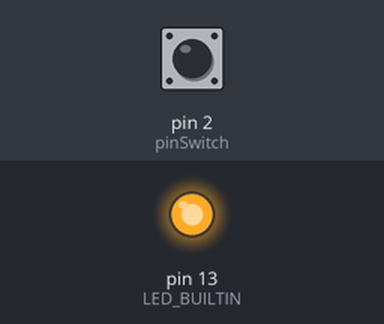
Bench run of a sketch on a simulated Arduino Uno, built with avr-gcc and run on an emulated ATmega328P. Shown: output pins drawn as LEDs (lit = HIGH). The test bench sets the inputs (shaded band); at power-on: pin 2 (pinSwitch) HIGH. No radio packets arrive unless stated.

Above: at 1.2 s.
1.3 s: pin 2 (pinSwitch) pulled LOW for 0.15 s
At 1.37 s:
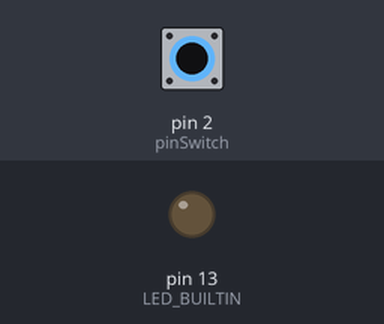
2.9 s: pin 2 (pinSwitch) pulled LOW for 3.2 s
At 7.4 s:
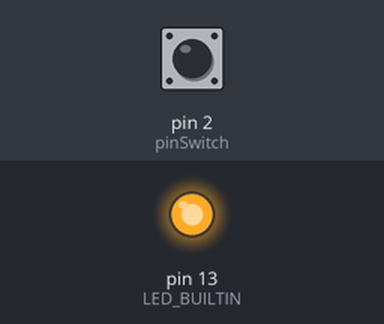
Timing chart, 0 to 8.9 s (numbered marks = the images above; inputs shaded):
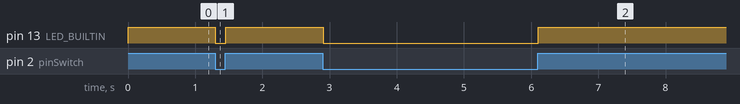

Measured:
- after the input at 1.3 s, pin 13 (LED_BUILTIN): HIGH → LOW at once, → HIGH 0.15 s later
- after the input at 2.9 s, pin 13 (LED_BUILTIN): HIGH → LOW at once, → HIGH 3.2 s later

The sketch:

Switch_nRF24.ino
```cpp
#include <SPI.h>
#include "RF24.h"

// 핀 선언
const int pinSwitch = 2;

int ignition = 1;

int msg = 0;
const byte address[6] = "Fire";

RF24 radio(7,8);  // CE, CSN

void setup(void)
{
  radio.begin();
  Serial.begin(9600);

  pinMode(pinSwitch,INPUT_PULLUP);
  pinMode(LED_BUILTIN,OUTPUT);

  radio.setPALevel(RF24_PA_MAX);    // MIN, LOW, HIGH, MAX
  radio.setDataRate(RF24_250KBPS);
  radio.setRetries(15,15);
  radio.setCRCLength(RF24_CRC_16);
  radio.setChannel(108);
  radio.openWritingPipe(address);
  radio.stopListening();
}

void loop(void)
{
  ignition = digitalRead(pinSwitch);
  if(ignition == HIGH)
  {
    digitalWrite(13,HIGH);
    radio.write(&ignition, sizeof(ignition));
  }

  else
  {
    digitalWrite(13, LOW);
    radio.write(&ignition, sizeof(ignition));
  }
  delay(5);
}
```
